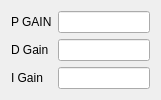
     <widget class="QWidget" name="layoutWidget">
      <property name="geometry">
       <rect>
        <x>650</x>
        <y>630</y>
        <width>161</width>
        <height>91</height>
       </rect>
      </property>
      <layout class="QHBoxLayout" name="horizontalLayout_12">
       <item>
        <layout class="QVBoxLayout" name="verticalLayout_33">
         <item>
          <widget class="QLabel" name="label_62">
           <property name="text">
            <string>&lt;html&gt;&lt;head/&gt;&lt;body&gt;&lt;p&gt;P GAIN&lt;/p&gt;&lt;/body&gt;&lt;/html&gt;</string>
           </property>
          </widget>
         </item>
         <item>
          <widget class="QLabel" name="label_63">
           <property name="text">
            <string>&lt;html&gt;&lt;head/&gt;&lt;body&gt;&lt;p&gt;D Gain&lt;/p&gt;&lt;/body&gt;&lt;/html&gt;</string>
           </property>
          </widget>
         </item>
         <item>
          <widget class="QLabel" name="label_64">
           <property name="text">
            <string>&lt;html&gt;&lt;head/&gt;&lt;body&gt;&lt;p&gt;I Gain&lt;/p&gt;&lt;/body&gt;&lt;/html&gt;</string>
           </property>
          </widget>
         </item>
        </layout>
       </item>
       <item>
        <layout class="QVBoxLayout" name="verticalLayout_32">
         <item>
          <widget class="QLineEdit" name="p_gain"/>
         </item>
         <item>
          <widget class="QLineEdit" name="d_gain"/>
         </item>
         <item>
          <widget class="QLineEdit" name="i_gain"/>
         </item>
        </layout>
       </item>
      </layout>
     </widget>
